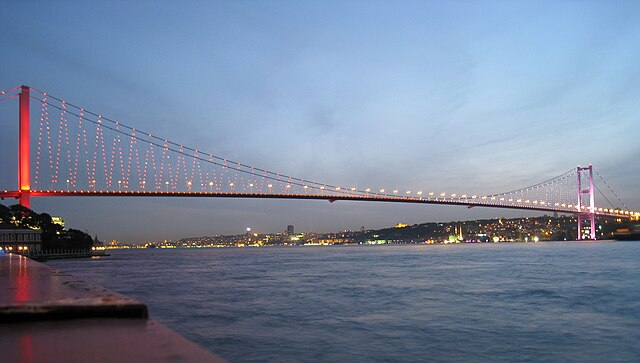
#> input picture image.png, 640 x 363 px
$ jupyter execute Hafta6.ipynb
#> lines starting #> are read from the running program, lines starting #| are printed output that depends on the picture
Bir görüntüyü 2 boyutlu evrişim matrisiyle bulanıklaştırma

[cell 1]
# importing the modules needed
import cv2
import numpy as np

# reading the image
image = cv2.imread('image.png')
#> image is the input picture: shape (363, 640, 3); mean B, G, R 153.8, 131.1, 117.9

# Creating the kerneI(2d convolution matrix)
kernel1 = np.ones((5,5), np.float32)/25

# Applying the filter2D() function
img = cv2.filter2D(src=image, ddepth=-1, kernel=kernel1)
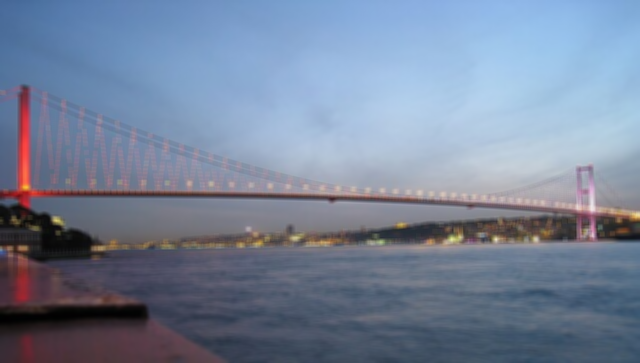
#> img: shape (363, 640, 3); mean B, G, R 153.8, 131.1, 117.9

# Showing the original and output image
cv2.imshow('Original', image)
cv2.imshow('Kernel Blur', img)

cv2.waitKey( )
cv2.destroyAllWindows ( )
